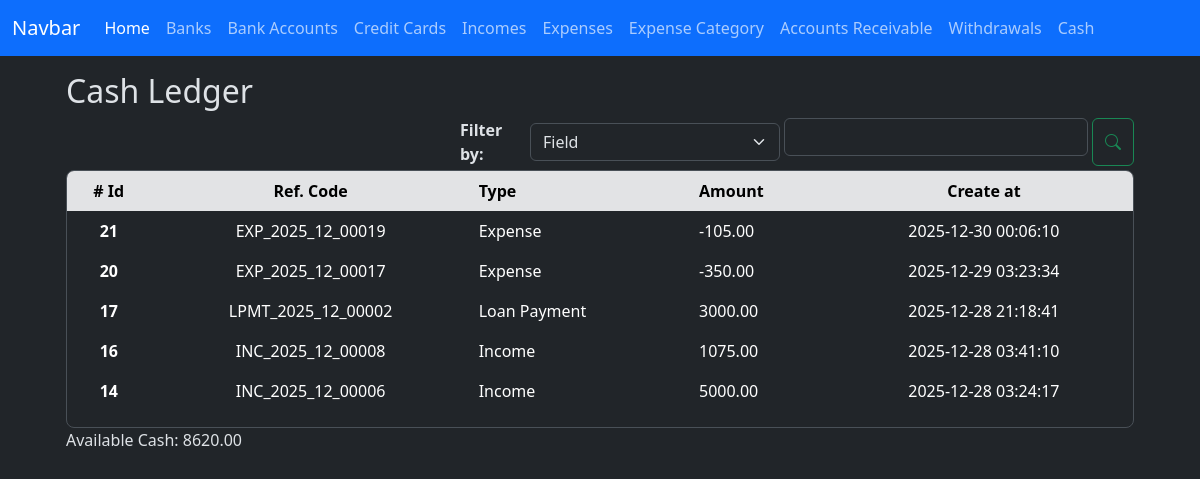
The app's page /cashledger/index, older data.
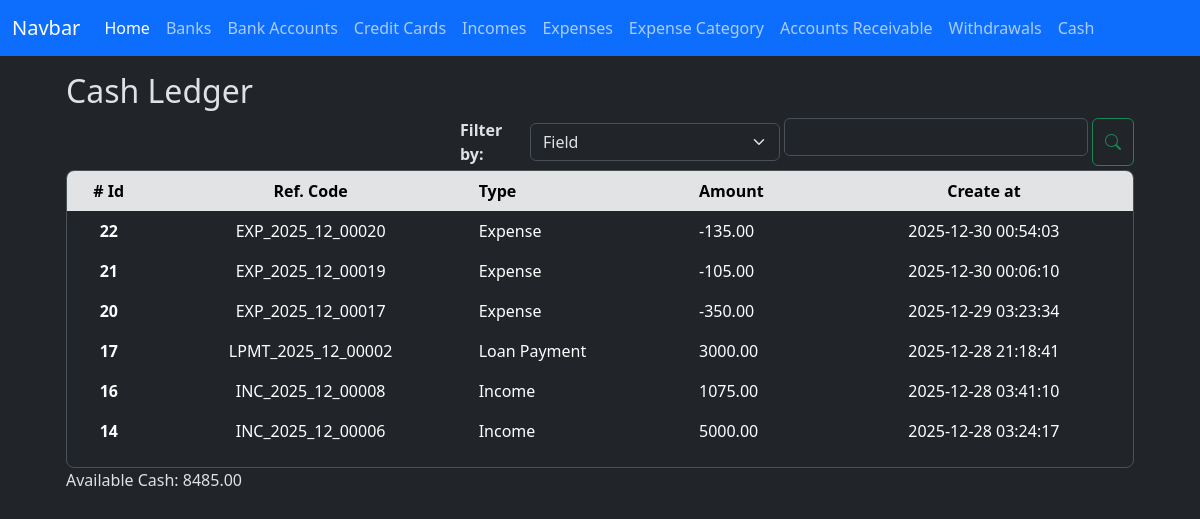
The same page, newer data.
### app/models/cash_ledger.py (models this page shows, shortened)
class CashLedger(db.Model):
    __tablename__ = 'cash_ledger'
    id = db.Column(db.Integer, primary_key=True)
    amount = db.Column(db.Numeric(10,2), nullable=False)
    type = db.Column(db.String(100), nullable=False)
    reference_code = db.Column(db.String(100), nullable=False)
    created_at = db.Column(db.DateTime(timezone=True), server_default=func.now())
    updated_at = db.Column(db.DateTime(timezone=True), onupdate=func.now())

### app/routes/cashledger_routes.py (the view)
@cashlegder_bp.route('/index')
def index():
    ledgers = CashLedger.query.order_by(CashLedger.created_at.desc()).all()
    sum_result = CashLedger.query.with_entities(func.sum(CashLedger.amount)).scalar() or 0
    context = {
        'ledgers': ledgers,
        'sum_result': sum_result,
    }
    return render_template('cashledger/index.html', **context)

### app/templates/cashledger/index.html (shortened to what this page needs)
{% extends 'layout.html' %}
{% block content %}
    <div class="container w-100">
        <h2>Cash Ledger</h2>
        <div class="d-flex justify-content-end gap-1 flex-wrap flex-md-nowrap mt-2">
            <div class="d-flex gap-1 w-100 align-items-center" style="max-width: 320px;">
                <div class="w-md-auto mt-md-0">
                    <label for="" class="fs-6 fw-bold">Filter by: </label>
                </div>
                <div class="w-100 w-md-auto mt-md-0" style="max-width: 250px;">
                    <select class="form-select" id="select-filter-type-id">
                        <option value="field">Field</option>
                    </select>
                </div>
            </div>
            <div class="d-flex gap-1 w-100" style="max-width: 350px;">
                <div class="w-100 w-md-auto mt-md-0">
                    <input type="text" class="form-control" id="filter-input-id">
                </div>
                <button type="button" class="btn btn-outline-success" id="btn-search-id"><i class="bi bi-search"></i></button>
            </div>
        </div>
        <div class="table-responsive overflow-y-auto border rounded-3 mt-1" style="max-height: 457px;">
            <table class="table table-borderless table-hover text-center">
                <thead class="sticky-top">
                    <tr class="table-secondary">
                    <th scope="col"># Id</th>
                    <th scope="col">Ref. Code</th>
                    <th scope="col" class="text-start">Type</th>
                    <th scope="col" class="text-start">Amount</th>
                    <th scope="col">Create at</th>
                    </tr>
                </thead>
                <tbody id="cashledger-table-body-id">
                  {% for ledger in ledgers %}
                    <tr>
                        <th scope="row">{{ ledger.id }}</th>
                        <td>{{ ledger.reference_code }}</td>
                        <td class="text-start">{{ ledger.type | replace('_', ' ') | lower | title }}</td>
                        <td class="text-start">{{ ledger.amount }}</td>
                        <td>{{ ledger.created_at }}</td>
                    </tr>
                  {% endfor %}
                </tbody>
            </table>
        </div>
        <p>Available Cash: {{ sum_result }}</p>
    </div>
<link href="https://cdn.jsdelivr.net/npm/@sweetalert2/theme-dark@5/dark.css" rel="stylesheet">
<link rel="stylesheet" href="https://cdn.jsdelivr.net/npm/flatpickr/dist/flatpickr.min.css">
{% endblock %}

Row changes from the older to the newer data that the page shows:
added CashLedger: id "22", reference_code "EXP_2025_12_00020", type "Expense", amount "-135.00", created_at "2025-12-30 00:54:03"
Text that changed along with them:
{{ sum_result }}: "8620.00" → "8485.00"
